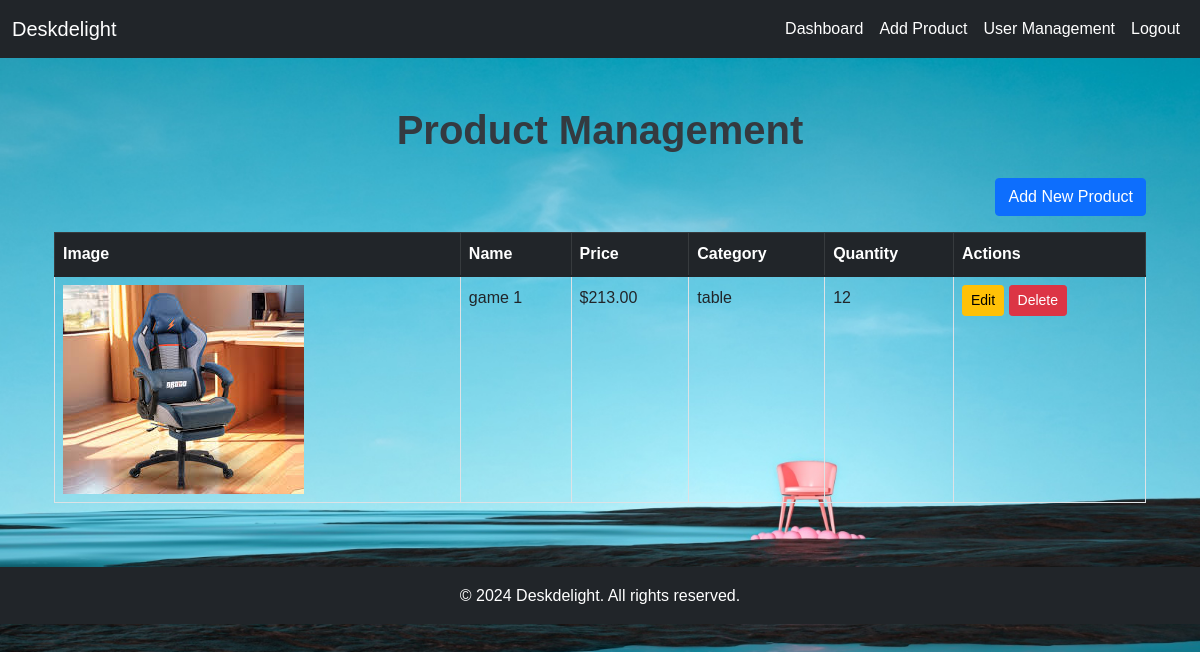
/product_management/ (signed in), run on the app's committed database.
### myapp/models.py (models this page shows, shortened)
class Product(models.Model):
    CATEGORY_CHOICES = [
        ('chair', 'Chair'),
        ('table', 'Table'),
    ]
    name = models.CharField(max_length=255)
    description = models.TextField()
    price = models.DecimalField(max_digits=10, decimal_places=2)
    image = models.ImageField(upload_to='products/', default='products/default.jpg')
    category = models.CharField(
        max_length=50,
        choices=CATEGORY_CHOICES,
        default='chair'
    )
    quantity_available = models.PositiveIntegerField(default=0)

### myapp/views.py (the view)
# urls.py: path('product_management/', views.product_management, name='product_management'),
def product_management(request):
    if not request.user.is_authenticated or not request.user.is_staff:
        messages.error(request, "You are not authorized to view this page.")
        return redirect('admin_login')
    products = Product.objects.all()
    return render(request, 'admin_product_management.html', {'products': products})

### templates/admin_product_management.html
{% extends 'admin_base.html' %}
{% block content %}
<div class="container mt-5">
    <h1 class="text-center mb-4">Product Management</h1>
    <div class="text-end mb-3">
        <a href="{% url 'add_product' %}" class="btn btn-primary">Add New Product</a>
    </div>
    <div class="table-responsive">
        <table class="table table-bordered table-hover">
            <thead class="table-dark">
                <tr>
                    <th>Image</th>
                    <th>Name</th>
                    <th>Price</th>
                    <th>Category</th>
                    <th>Quantity</th>
                    <th>Actions</th>
                </tr>
            </thead>
            <tbody>
                {% for product in products %}
                <tr>
                    <td>
                        <img src="{{ product.image.url }}" alt="{{ product.name }}" class="product-img">
                    </td>
                    <td>{{ product.name }}</td>
                    <td>${{ product.price }}</td>
                    <td>{{ product.category }}</td>
                    <td>{{ product.quantity_available }}</td>
                    <td>
                        <a href="{% url 'edit_product' product.id %}" class="btn btn-warning btn-sm">Edit</a>
                        <a href="{% url 'delete_product' product.id %}" class="btn btn-danger btn-sm" onclick="return confirm('Are you sure you want to delete this product?');">Delete</a>
                    </td>
                </tr>
                {% empty %}
                <tr>
                    <td colspan="6" class="text-center">No products available.</td>
                </tr>
                {% endfor %}
            </tbody>
        </table>
    </div>
</div>
{% endblock %}

### static/admin.css (style rules this page uses)
body { font-family: 'Poppins', sans-serif; background-color: #f8f9fa; margin: 0; padding: 0; }
h1 { color: #343a40; font-size: 2.5rem; font-weight: bold; }

### data on the page
Product: image (picture), name "game 1", price "213.00", category "table", quantity_available "12"
